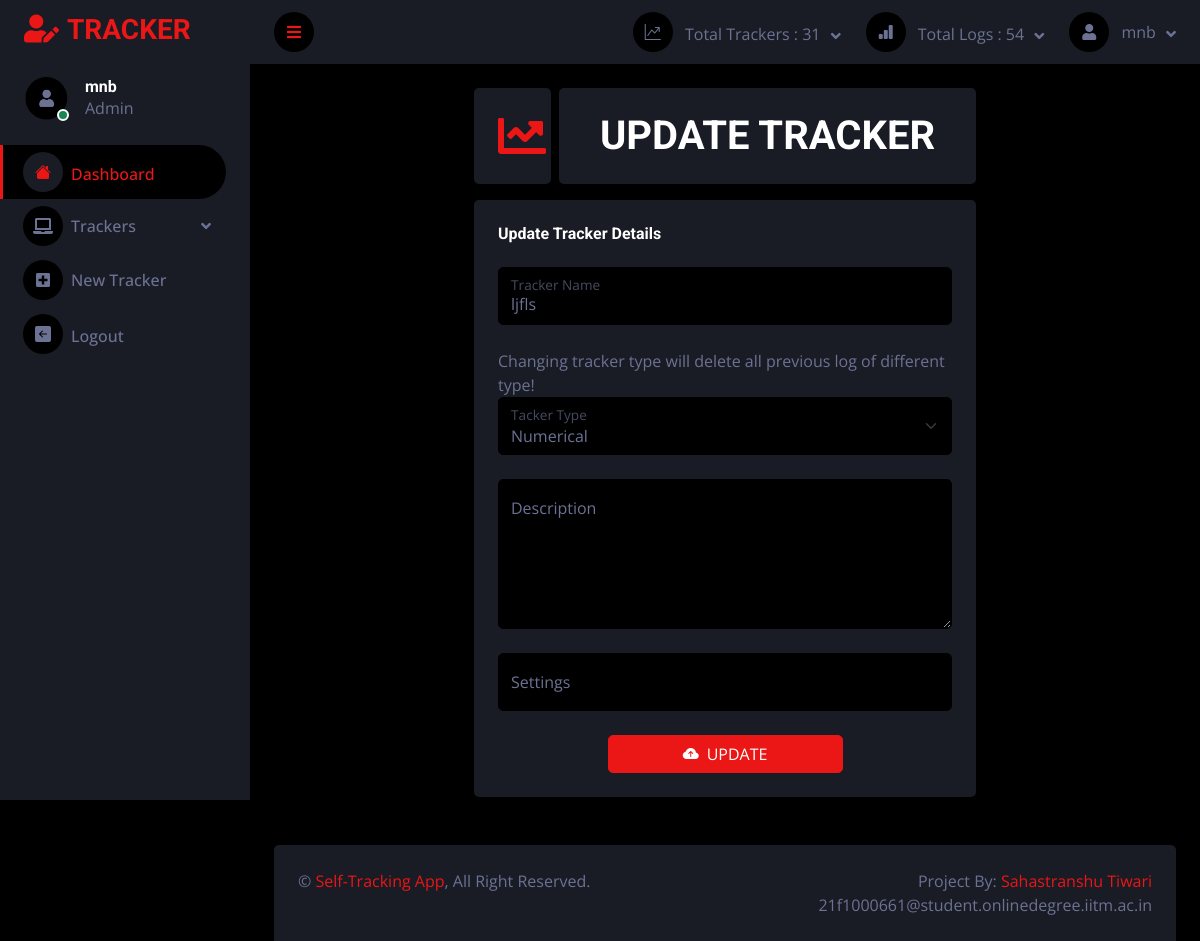
The page /updateTracker/2 (signed in) on the database its author committed.
### app.py (models this page shows)
class User( db.Model, UserMixin):
    id =db.Column(db.Integer, primary_key=True)
    email=db.Column(db.String(150),unique=True)
    password=db.Column(db.String(150),nullable=False)
    name=db.Column(db.String(150),nullable=False)
    trackers=db.relationship('Tracker')
    logs=db.relationship('Log')

class Tracker(db.Model):
    id =db.Column(db.Integer, primary_key=True)
    name=db.Column(db.String(150),nullable=False)
    description=db.Column(db.String(25000))
    type=db.Column(db.String(150),nullable=False)
    settings=db.Column(db.String(15000))
    user_id=db.Column(db.Integer,db.ForeignKey('user.id'))
    logs=db.relationship('Log',cascade="all, delete")

### app.py (the view, shortened to what this page needs)
@app.route("/updateTracker/<int:id>",methods=['GET','POST'])
def updateTracker(id):
    curr_tkr=Tracker.query.filter_by(id=id).first()
    return render_template('updateTracker.html',user=current_user,tkr=curr_tkr)

### app.py (called while the page is built)
@login_manager.user_loader
def load_user(id):
    return User.query.get(int(id))

### templates/updateTracker.html (shortened to what this page needs)
{% extends 'base.html' %}
{% block body %}
<div class="container-fluid pt-4 px-14">
    <div class="row g-2">
        <div class="col-sm-6 col-xl-2">
            <div class="bg-secondary rounded d-flex align-items-center justify-content-between p-4">
                <i class="fa fa-chart-line fa-3x  text-primary"></i>
            </div>
        </div>
        <div class="col-sm-6 col-xl-10">
            <div class="bg-secondary rounded d-flex align-items-center justify-content-between p-4 ">
                <p class="text-center mb-0">
                <h1 class="mb-0 ">UPDATE TRACKER </h1>
                </p>
            </div>
        </div>
    </div>
</div>
<div class="container-fluid pt-3 px-14">
    <div class="bg-secondary rounded h-100 p-4">
        <h6 class="mb-4">Update Tracker Details</h6>
        <form action="/updateTracker/{{tkr.id}}" method="POST">
            <div class="form-floating mb-4">
                <input type="text" class="form-control" id="floatingInput" name="name" placeholder="Name"
                    value="{{tkr.name}}">
                <label for="floatingInput">Tracker Name</label>
            </div>
            Changing tracker type will delete all previous log of different type!
            <div class="form-floating mb-4">
                <select class="form-select" id="floatingSelect" aria-label="Floating label select example" name="type">
                    {% if tkr.type=="Time Duration" %}
                    <option value="Numerical">Numerical</option>
                    <option value="Time Duration" selected>Time Duration</option>
                    <option value="Multiple Choice">Multiple Choice</option>
                    <option value="Boolean">Boolean</option>
                    {% elif tkr.type=="Multiple Choice"%}
                    <option value="Numerical">Numerical</option>
                    <option value="Time Duration">Time Duration</option>
                    <option value="Multiple Choice" selected>Multiple Choice</option>
                    <option value="Boolean">Boolean</option>
                    {% elif tkr.type=="Boolean"%}
                    <option value="Numerical">Numerical</option>
                    <option value="Time Duration">Time Duration</option>
                    <option value="Multiple Choice">Multiple Choice</option>
                    <option value="Boolean" selected>Boolean</option>
                    {% else %}
                    <option value="Numerical" selected>Numerical</option>
                    {% endif %}
                </select>
                <label for="floatingSelect">Tacker Type</label>
            </div>
            <div class="form-floating mb-4">
                <textarea class="form-control" placeholder="Leave a comment here" id="floatingTextarea"
                    name="description" style="height: 150px;">{{tkr.description}}</textarea>
                <label for="floatingTextarea">Description</label>
            </div>
            <div class="form-floating mb-4">
                <input type="Setting" class="form-control" id="floatingSetting" name="setting" placeholder="Setting"
                    value="{{tkr.settings}}">
                <label for="floatingSetting">Settings</label>
            </div>
            <div class="m-n2">
                <p class="text-center mb-0"> <button class="btn btn-primary w-50 m-2" type="submit"><i
                            class="bi bi-cloud-arrow-up-fill me-2"></i>UPDATE</button></p>
            </div>
        </form>
    </div>
</div>
{% endblock body %}

### templates/base.html (shortened to what this page needs)
<!DOCTYPE html>
<html lang="en">
<head>
  <link href="https://cdnjs.cloudflare.com/ajax/libs/font-awesome/5.10.0/css/all.min.css" rel="stylesheet">
  <link href="https://cdn.jsdelivr.net/npm/bootstrap-icons@1.4.1/font/bootstrap-icons.css" rel="stylesheet">
  <link href="/static/lib/tempusdominus/css/tempusdominus-bootstrap-4.min.css" rel="stylesheet" />
  <link href="/static/css/bootstrap.min.css" rel="stylesheet">
  <link href="/static/css/style.css" rel="stylesheet">
</head>
<body>
  <div class="container-fluid position-relative d-flex p-0">
    <div class="sidebar pe-4 pb-3">
      <nav class="navbar bg-secondary navbar-dark">
        <a href="/" class="navbar-brand mx-4 mb-3">
          <h3 class="text-primary"><i class="fa fa-user-edit me-2"></i>TRACKER</h3>
        </a>
        <div class="d-flex align-items-center ms-4 mb-4">
          <div class="position-relative">
            <img class="rounded-circle" src="/static/img/zxc.jpg" alt="" style="width: 45px; height: 45px;">
            <div class="bg-success rounded-circle border border-2 border-white position-absolute end-0 bottom-0 p-1">
            </div>
          </div>
          <div class="ms-3">
            <h6 class="mb-0">{{user.name}}</h6>
            <span>Admin</span>
          </div>
        </div>
        <div class="navbar-nav w-100">
          <a href="/" class="nav-item nav-link active"><i class="bi bi-house-fill me-2"></i>Dashboard</a>
          <div class="nav-item dropdown">
            <a href="#" class="nav-link dropdown-toggle" data-bs-toggle="dropdown"><i
                class="fa fa-laptop me-2"></i>Trackers</a>
          </div>
          <a href='/addTracker' class="nav-item nav-link"><i class="fa fa-plus-square me-2"></i>New Tracker</a>
          <a href="/signout" class="nav-item nav-link"><i class="bi bi-arrow-left-square-fill me-2"></i>Logout</a>
        </div>
      </nav>
    </div>
    <div class="content">
      <nav class="navbar navbar-expand bg-secondary navbar-dark sticky-top px-4 py-0">
        <a href="#" class="sidebar-toggler flex-shrink-0">
          <i class="fa fa-bars"></i>
        </a>
        <div class="navbar-nav align-items-center ms-auto">
          <div class="nav-item dropdown">
            <a href="#" class="nav-link dropdown-toggle" data-bs-toggle="dropdown">
              <i class="bi bi-graph-up me-lg-2"></i>
              <span class="d-none d-lg-inline-flex">Total Trackers : {{user.trackers|count}}</span>
            </a>
          </div>
          <div class="nav-item dropdown">
            <a href="#" class="nav-link dropdown-toggle" data-bs-toggle="dropdown">
              <i class="bi bi-bar-chart-fill me-lg-2"></i>
              <span class="d-none d-lg-inline-flex">Total Logs : {{user.logs|length}}</span>
            </a>
          </div>
          <div class="nav-item dropdown">
            <a href="#" class="nav-link dropdown-toggle" data-bs-toggle="dropdown">
              <i class="fa fa-user me-lg-2"></i>
              <span class="d-none d-lg-inline-flex">{{user.name}}</span>
            </a>
          </div>
        </div>
      </nav>
      {% block body %}
      {% endblock body %}
      <div class="container-fluid pt-5 px-4">
        <div class="bg-secondary rounded-top p-4">
          <div class="row">
            <div class="col-12 col-sm-6 text-center text-sm-start">
              &copy; <a href="#">Self-Tracking App</a>, All Right Reserved.
            </div>
            <div class="col-12 col-sm-6 text-center text-sm-end">
              Project By: <a href="#">Sahastranshu Tiwari</a>
              <br> <a>21f1000661@student.onlinedegree.iitm.ac.in</a>
            </div>
          </div>
        </div>
      </div>
</body>
</html>

### static/css/style.css (style rules this page uses)
:root { --primary: #EB1616; --secondary: #191C24; --light: #6C7293; --dark: #000000; }
.btn { transition: .5s; }
.sidebar { position: fixed; top: 0; left: 0; bottom: 0; width: 250px; height: 100vh; overflow-y: auto; background: var(--secondary); transition: 0.5s; z-index: 999; }
.content { margin-left: 250px; min-height: 100vh; background: var(--dark); transition: 0.5s; }
@media (min-width: 992px) { .sidebar { margin-left: 0; } }
@media (min-width: 992px) { .content { width: calc(100% - 250px); } }
.sidebar .navbar .navbar-nav .nav-link { padding: 7px 20px; color: var(--light); font-weight: 500; border-left: 3px solid var(--secondary); border-radius: 0 30px 30px 0; outline: none; }
.sidebar .navbar .navbar-nav .nav-link:hover, .sidebar .navbar .navbar-nav .nav-link.active { color: var(--primary); background: var(--dark); border-color: var(--primary); }
.sidebar .navbar .navbar-nav .nav-link i { width: 40px; height: 40px; display: inline-flex; align-items: center; justify-content: center; background: var(--dark); border-radius: 40px; }
.sidebar .navbar .navbar-nav .nav-link:hover i, .sidebar .navbar .navbar-nav .nav-link.active i { background: var(--secondary); }
.sidebar .navbar .dropdown-toggle::after { position: absolute; top: 15px; right: 15px; border: none; content: "\f107"; font-family: "Font Awesome 5 Free"; font-weight: 900; transition: .5s; }
.content .navbar .navbar-nav .nav-link { margin-left: 25px; padding: 12px 0; color: var(--light); outline: none; }
.content .navbar .sidebar-toggler, .content .navbar .navbar-nav .nav-link i { width: 40px; height: 40px; display: inline-flex; align-items: center; justify-content: center; background: var(--dark); border-radius: 40px; }
.content .navbar .dropdown-toggle::after { margin-left: 6px; vertical-align: middle; border: none; content: "\f107"; font-family: "Font Awesome 5 Free"; font-weight: 900; transition: .5s; }

### rows shown on the page
User: name "mnb"
Tracker: name "ljfls", type "Numerical"

### other values the page prints
{{ user.trackers|count }} "31"
{{ user.logs|length }} "54"
